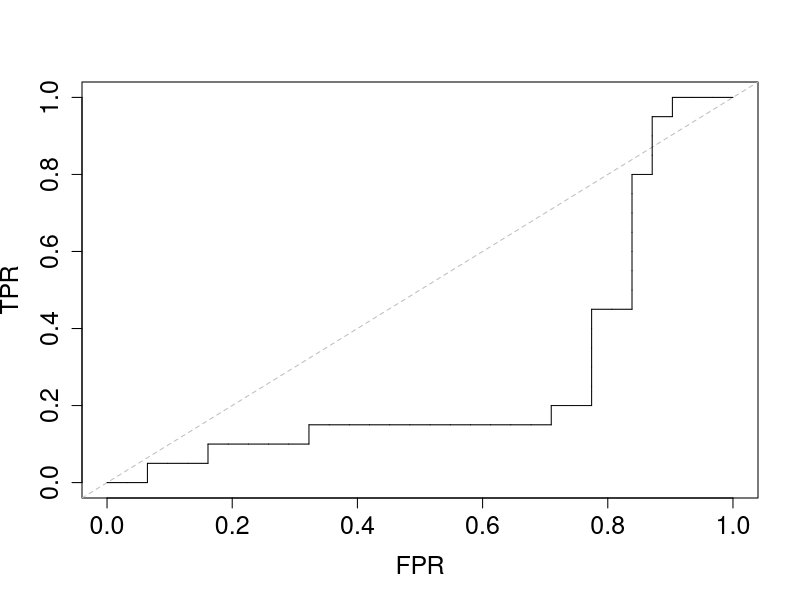
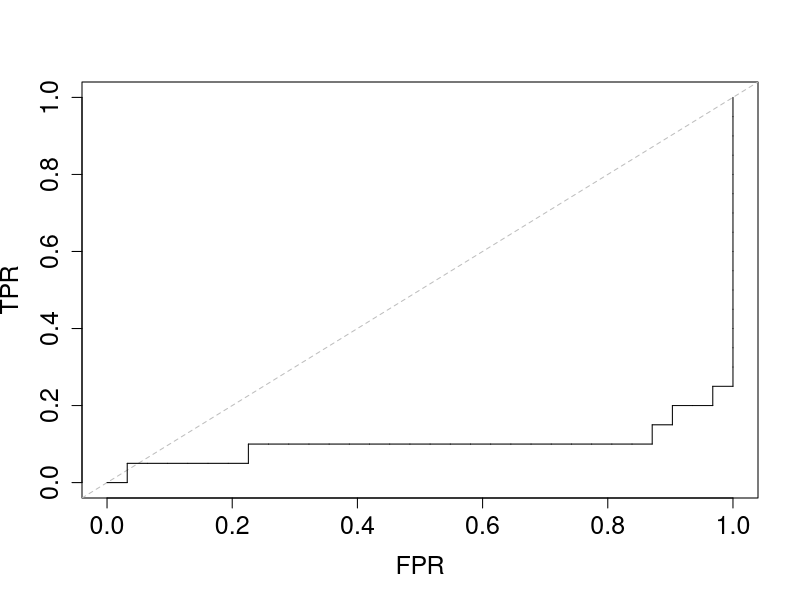
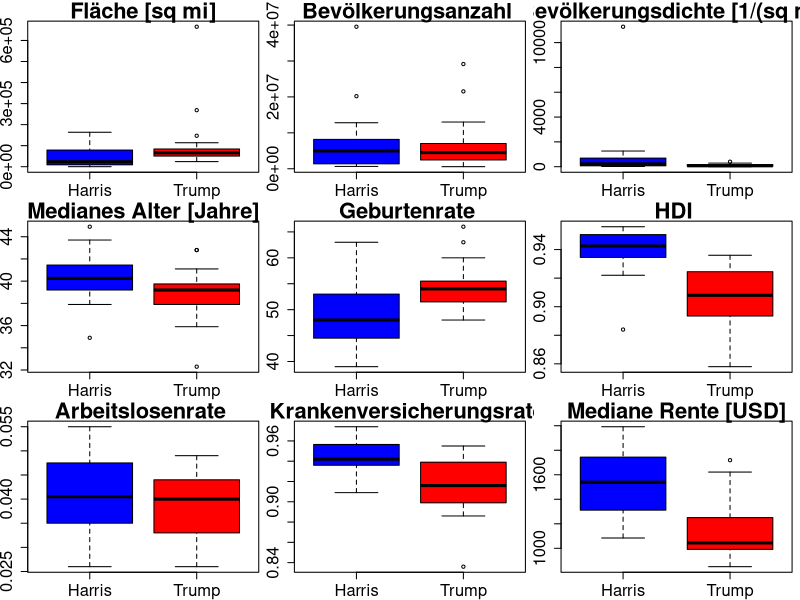
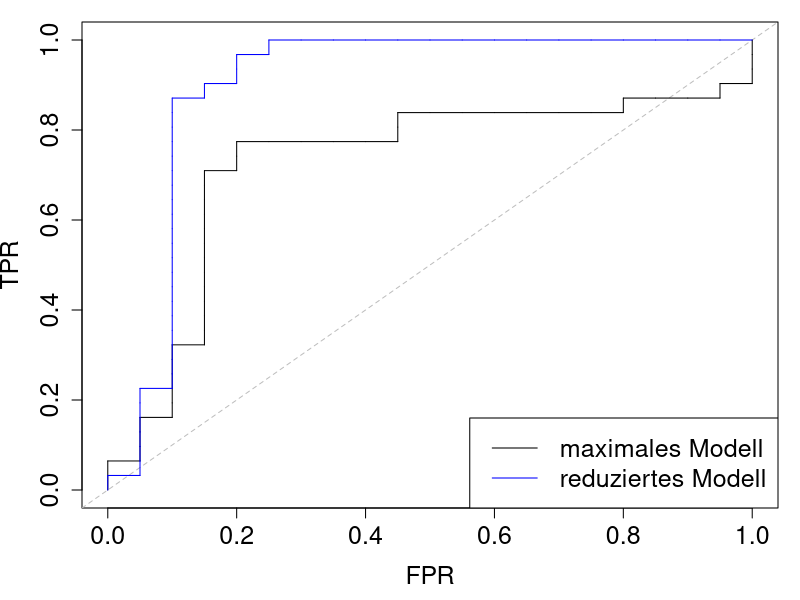

Source code (R) for these figures, in order:
##### Fallstudien 1 - Projekt 5
#####
##### Jorrit Kuehne


# SETUP
{
  library(gtools)
  
  setwd("C:/Users/jorri/Documents/GitHub/fallstudien/Projekt 5")
  electiondata = read.csv("US_election_2024.csv", sep = ";", header = T, dec = ",")
  
  electiondata$Leading_Candidate = as.factor(electiondata$Leading_Candidate)
  str(electiondata)
  gerNames = c("Staat",
               "Führender Kandidat",
               "Fläche",
               "Bevölkerungsanzahl",
               "Bevölkerungsdichte",
               "Medianes Alter",
               "Geburtenrate",
               "HDI",
               "Arbeitslosenrate",
               "Krankenversicherungsrate",
               "Mediane Rente")
  einheiten = c("", "", "[sq mi]", "", "[1/(sq mi)]", "[Jahre]", "", "", "", "", "[USD]")
}

#### Deskription

pdf(file = "boxplots.pdf", width = 10)
par(mfrow = c(3,3))
par(mar = c(2,2,1.5,0.5) + 0.1)
i = 3
for(col in electiondata[ , 3:11]) { 
  boxplot(col ~ electiondata$Leading_Candidate, col = c("blue", "red"),
          xlab = "", ylab = "",
          main = paste(gerNames[i], einheiten[i]),
          cex.axis = 1.5, cex.main = 2)
  i = i + 1
}
dev.off()

par(mfrow = c(1,1))
par(mar = c(5, 4, 4, 2) + 0.1)

sapply(subset(electiondata[, 3:11], electiondata$Leading_Candidate == "Trump"), 
       function(col) {summary(col, quantile.type = 2)})
sapply(subset(electiondata[, 3:11], electiondata$Leading_Candidate == "Trump"),
       function(col) {sd(col)})

sapply(subset(electiondata[, 3:11], electiondata$Leading_Candidate == "Harris"), 
       function(col) {summary(col, quantile.type = 2)})
sapply(subset(electiondata[, 3:11], electiondata$Leading_Candidate == "Harris"),
       function(col) {sd(col)})


summary(electiondata$Leading_Candidate)

max(electiondata$Total_Area)
z = which(electiondata$Total_Area == max(electiondata$Total_Area))
electiondata$State[z]

max(electiondata$Population)
z = which(electiondata$Population == max(electiondata$Population))
electiondata$State[z]

max(electiondata$Population_Density)
z = which(electiondata$Population_Density == max(electiondata$Population_Density))
electiondata$State[z]



#### Model mit allen Variablen

fullModel = glm(Leading_Candidate ~
                  Total_Area +
                  Population + 
                  Population_Density +
                  Median_Age +
                  Birth_Rate +
                  HDI +
                  Unemployment_Rate +
                  Health_Insurance_Coverage +
                  Median_Rent
                ,
                family = binomial,
                data = electiondata)
summary(fullModel)

####

#### Variablenselektion - BestSubset

### exhaustive search
numbers = 3:11
# create all possible combos of variables per their col index
all_combinations <- list()
for (k in 1:length(numbers)) {
  comb_k <- unlist(unname(combinations(n = length(numbers), r = k, v = numbers)))
  all_combinations <- c(all_combinations, split(comb_k, row(comb_k)))
}

# returns the aic of the glm model that predicts 
# leading_candidate with all variables at the varIndices
fitglm = function(varIndices){
  index = c(2,varIndices)
  selected_data = electiondata[,index]
  model = glm(Leading_Candidate ~., data = selected_data, family = binomial)
  return (model$aic)
}

# get aic for every combo and sort by aic
df = data.frame(I(all_combinations))
df$aic = sapply(df$all_combinations, fitglm)
df = df[order(unlist(df$aic)), ]

# get the names of the variables that result in the lowest aic
varIndexes = df$all_combinations[1]
names(electiondata[,unlist(varIndexes)])
df$aic[1] # 30.16

fit_bestsubset = glm(Leading_Candidate ~., data = electiondata[,c(2,unlist(varIndexes))], family = binomial)
summary(fit_bestsubset)
confint.default(fit_bestsubset)

####

#### ROC-Kurven und AUC

# set seed (cause of randomness in cv)
set.seed(19042101)

data = electiondata

### function: generateIndexSubsets
#
# Short: generates K (equally sized) subsets of the numbers 1 to n; no duplicates
generateIndexSubsets = function(n, K) {
  
  permutedRowIndices = sample(n)
  
  lapply(1:K, function(k) { i = 0
  subset = rep(NA, n / K + 1)
  while(i * 5 + k <= n) {
    subset[i + 1] = permutedRowIndices[i * 5 + k]
    i = i + 1
  }
  return(subset[!is.na(subset)])
  }
  )
}

# generate 5 index subsets
split = generateIndexSubsets(length(data[, 1]), 5)
split

electiondata[-split[[1]], ]

### function trainAndTestOnce
#
# Short: trains the glm model based on the given data without the observations
#         in the rows marked in testIndices
#
# Input: testIndices - vector of indices which are not used for model fitting but testing
trainAndTestOnce = function(data, formula, testIndices, ...) {
  model = glm(formula, data = data[-testIndices, ], ...)
  testPrediction = predict.glm(model, data[testIndices, ], type = "response")
  
  return(list("model" = model, "testPrediction" = testPrediction))
}

# all parameters formula
formelAllParams = Leading_Candidate ~
  Total_Area +
  Population + 
  Population_Density +
  Median_Age +
  Birth_Rate +
  HDI +
  Unemployment_Rate +
  Health_Insurance_Coverage +
  Median_Rent

# test ob es geht
trainAndTestOnce(electiondata, formelAllParams, split[[1]], family = "binomial")

##### DO THE CROSS-VALIDATION

# for all testsets fit all parameter log-regression model and predict via trainAndTestOnce
resCVfullModel = lapply(split, trainAndTestOnce, 
                        data = electiondata, 
                        formula = formelAllParams, 
                        family = "binomial")

# best subset formula
formelBestSubset = Leading_Candidate ~
  Population +
  Median_Age +
  Unemployment_Rate +
  Health_Insurance_Coverage +
  Median_Rent

# for all testsets fit best subset log-regression model and predict via trainAndTestOnce
resCVbssModel = lapply(split, trainAndTestOnce,
                       data = electiondata,
                       formula = formelBestSubset,
                       family = "binomial")



# put testPredictions back together (for drawing ROC-Curves)

predsFullModel = unlist(lapply(resCVfullModel, function(res) { return(res$testPrediction) }))
predsFullModel = predsFullModel[order(as.numeric(names(predsFullModel)))]

predsBssModel = unlist(lapply(resCVbssModel, function(res) { return(res$testPrediction) }))
predsBssModel = predsBssModel[order(as.numeric(names(predsBssModel)))]


plotRocDf = data.frame(electiondata$Leading_Candidate, predsFullModel, predsBssModel)


### function myPlotRoc
#
# Short: plots a TPR-TNR ROC-Curve for a vector of true labels, which has 
#        been sorted (decreasing) by the corresponding score/prob for the 
#        given target
# Input: truth - binary vector, result of sorting the score/probability of a
#                predictions performed by a classifier in decreasing order
#                and giving the true labels of the obs in that order.
#                (Can also be unsorted, but then probsTarget needs to be specified)
#        target - one of the two elements in truth (the one that corresponds
#                 to the positive class)
#        probsTarget - vector of same length as truth, giving the scores/probs
#                      for each of the observations
#
# Output: TPR-TNR ROC-Curve
#         auc-value
myPlotRoc = function(target, truth, probsTarget = NULL, add = FALSE, ...) {
  
  # eventually sort truth vector
  if(!is.null(probsTarget)) {
    dfToSort = data.frame("truth" = truth, "probsTarget" = probsTarget)
    dfToSort = dfToSort[order(-dfToSort$probsTarget), ]
    truth = dfToSort$truth
  }
  
  # set variables for plotting
  currentXpos = 0
  currentYpos = 0
  xStepSize = 1 / length(truth[truth != target])
  yStepSize = 1 / length(truth[truth == target])
  auc = 0
  
  # plot skeleton
  if(!add) {
    plot(NA, xlim = c(0,1), ylim = c(0,1), 
         xlab = "FPR", ylab = "TPR", 
         cex.axis = 1.5, cex.lab = 1.5, ...)
    abline(0, 1, lty = 2, col = "grey")
  }
  
  # plot TPR-TNR ROC-Curve
  for(value in truth) {
    if(value == target) {
      newYpos = currentYpos + yStepSize
      lines(c(currentXpos, currentXpos), c(currentYpos, newYpos), ...)
      currentYpos = newYpos
    } else {
      newXpos = currentXpos + xStepSize
      lines(c(currentXpos, newXpos), c(currentYpos, currentYpos), ...)
      currentXpos = newXpos
      # add to auc
      auc = auc + xStepSize * currentYpos
    }
  }
  
  return(auc)
}


# Ich bin mir unsicher, ob die probs fuer Trump oder fuer Harris sind
# aka wer das target sein muss.
# 
# Im folgenden wird Trump angenommen, das passte von den probs her augenscheinlich etwas besser.

pdf(file = "rocCurve.pdf")
par(mar = c(4.5,4,1,1) + 0.1)
# plot roc curve for cross-validated predictions fullModel
myPlotRoc(target = electiondata$Leading_Candidate[1], # Trump
          truth = electiondata$Leading_Candidate,
          probsTarget = plotRocDf$predsFullModel
)
# plot roc curve for cross-validated predictions of bestsubset model
myPlotRoc(target = electiondata$Leading_Candidate[1], # Trump
          truth = electiondata$Leading_Candidate,
          probsTarget = plotRocDf$predsBssModel,
          add = TRUE,
          col = "blue"
)
legend("bottomright", legend = c("maximales Modell", "reduziertes Modell"),
       lty = 1, col = c("black", "blue"), cex = 1.5)
dev.off()

# Zur Kontrolle die wenn man Harris als target annimmt

# plot roc curve for cross-validated predictions fullModel
myPlotRoc(target = electiondata$Leading_Candidate[5], # Harris
          truth = electiondata$Leading_Candidate,
          probsTarget = plotRocDf$predsFullModel
)
# plot roc curve for cross-validated predictions of bestsubset model
myPlotRoc(target = electiondata$Leading_Candidate[5], # Harris
          truth = electiondata$Leading_Candidate,
          probsTarget = plotRocDf$predsBssModel
)
